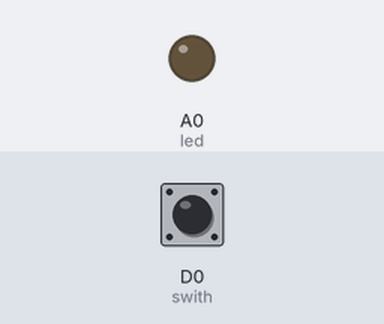
Recording of a sketch running on a simulated ESP8266 (NodeMCU). On the bench: output pins drawn as LEDs (lit = HIGH). Inputs (shaded band) come from the test bench; at power-on: D0 (swith) LOW. What the sketch prints to the serial monitor is not drawn.

Above: at 1.2 s.
1.3 s: D0 (swith) pulled HIGH for 1 s
At 2.06 s:
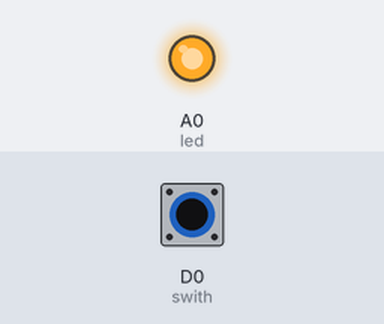
4.3 s: D0 (swith) pulled HIGH for 3.2 s
At 8.5 s:
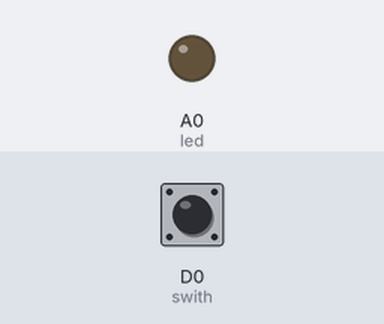
Timing chart, 0 to 10.0 s (numbered marks = the images above; inputs shaded):
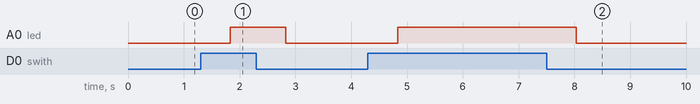

The sketch:

tilt_registor.ino
```cpp
#define led A0
#define swith D0
int state =0;
int bright = 255;
void setup() {
  // put your setup code here, to run once:
  pinMode(led, OUTPUT);
  pinMode(swith, INPUT);
  Serial.begin(9600);

}

void loop() {
  // put your main code here, to run repeatedly:
int d = digitalRead(swith) ;
if(d== HIGH){
  if(bright<255){
    bright++;
  }

}
else{
  if(bright>0){
    bright--;
  }
}
analogWrite(led,bright);

Serial.print(d);
Serial.print("\t");

}
```

Measured:
- after the input at 1.3 s, A0 (led): LOW → HIGH after 0.53 s, → LOW 1.0 s later
- after the input at 4.3 s, A0 (led): LOW → HIGH after 0.53 s, → LOW 3.2 s later
